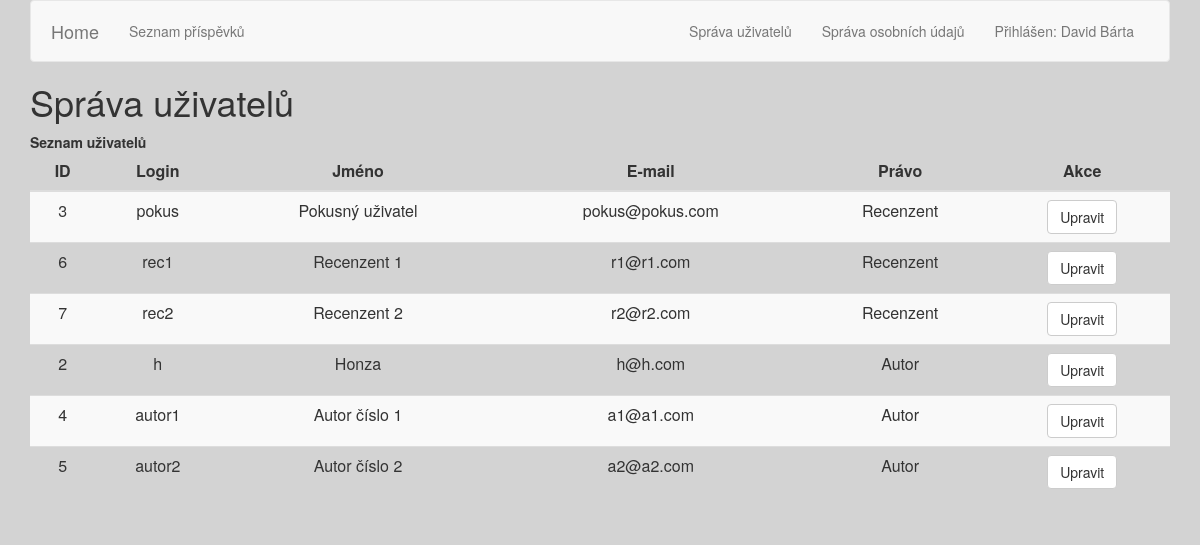
/user-management.php (signed in), run on the app's committed database.
### tables this page shows
CREATE TABLE IF NOT EXISTS `uzivatele` (
  `iduzivatel` INT NOT NULL AUTO_INCREMENT,
  `jmeno` VARCHAR(60) NOT NULL,
  `login` VARCHAR(30) NOT NULL,
  `heslo` VARCHAR(255) NOT NULL,
  `email` VARCHAR(35) NOT NULL,
  `idprava` INT NOT NULL DEFAULT 3,
  PRIMARY KEY (`iduzivatel`),
  INDEX `fk_uzivatele_prava_idx` (`idprava` ASC),
  CONSTRAINT `fk_uzivatele_prava`
    FOREIGN KEY (`idprava`)
    REFERENCES `prava` (`idprava`)
    ON DELETE NO ACTION
    ON UPDATE NO ACTION);

CREATE TABLE IF NOT EXISTS `prava` (
  `idprava` INT NOT NULL,
  `nazev` VARCHAR(20) NOT NULL,
  `vaha` INT(2) NOT NULL,
  PRIMARY KEY (`idprava`));

### settings.inc.php (called while the page is built, shortened)
<?php
    $db_server = "localhost";
    $db_name = "db1_web";
    $db_user = "root";
    $db_pass = "";
?>

### database.class.php (called while the page is built, shortened)
<?php
include_once("settings.inc.php");
class Database {
    private $db;
    public function __construct(){
        global $db_server, $db_name, $db_user, $db_pass;
        $this->db = new PDO("mysql:host=$db_server;dbname=$db_name", $db_user, $db_pass);
        $this->db->setAttribute(PDO::ATTR_ERRMODE, PDO::ERRMODE_EXCEPTION);
        $this->db->query("SET NAMES utf8");
    }
    private function executeQuery($dotaz){
        $res = $this->db->query($dotaz);
        if (!$res) {
            $error = $this->db->errorInfo();
            echo $error[2];
            return null;
        } else {
            return $res;
        }
    }
    private function resultObjectToArray($obj){
        return $obj->fetchAll();
    }
    public function allUsersInfo(){
        $q = "SELECT * FROM uzivatele, prava
                WHERE prava.idprava = uzivatele.idprava;";
        $res = $this->executeQuery($q);
        $res = $this->resultObjectToArray($res);
        if($res != null && count($res)>0){
            return $res;
        } else {
            return null;
        }
    }
    public function isUserLogged(){
        return isset($_SESSION["user"]);
    }
}
?>

### user-management.php (the view, shortened to what this page needs)
<?php
    $title = "Správa uživatelů";
    include("zaklad.php");
    $PDOObj = head($title);
?>
<?php
    if(!$PDOObj->isUserLogged()){
?>
        <b>Tato strána je dostupná pouze přihlášeným uživatelům.</b>
<?php
    } else {
        if($_SESSION["user"]["idprava"]!=1){
?>
        <b>Správu uživatelů mohou provádět pouze uživatelé s právem Administrátor.</b>
<?php
        } else {
            $users = $PDOObj->allUsersInfo();
            if(count($users) > 1) {
?>
                <b>Seznam uživatelů</b>
                <table class="table table-striped">
                    <thead class="myThead">
                        <tr><th>ID</th><th>Login</th><th>Jméno</th><th>E-mail</th><th>Právo</th><th>Akce</th></tr>
                    </thead>
<?php
                foreach($users as $u){
                    if($u["iduzivatel"]!=$_SESSION["user"]["iduzivatel"]){
                        echo "<tr><td>$u[iduzivatel]</td><td>$u[login]</td><td>$u[jmeno]</td><td>$u[email]</td><td>$u[nazev]</td>
                                <td>
                                    <a class='btn btn-default' href='index.php?page=13&uzivatel=$u[iduzivatel]'>Upravit</a>
                                </td>
                              </tr>";
                    }
                }
?>
                </table>
<?php
            } else {
                echo "<b>Nebyl nalezen žádný jiný registrovaný uživatel!</b><br><br>";
            }
        }
    }
?>
<?php
    foot();
?>

### zaklad.php (shortened to what this page needs)
<?php
function head($title=""){
    include("database.class.php");
    $PDOObj = new Database();
?>
<!doctype>
<html lang="cs">
    <head>
        <link type="text/css" rel="stylesheet" href="https://maxcdn.bootstrapcdn.com/font-awesome/4.7.0/css/font-awesome.min.css">
        <link type="text/css" rel="stylesheet" href="css/bootstrap.min.css">
        <link type="text/css" rel="stylesheet" href="css/styles.css">
    </head>
    <body>
        <div class="container">
            <nav class="navbar navbar-default">
                <div class="container-fluid">
                    <div class="navbar-header">
                        <a class="navbar-brand" href="index.php?page=0">Home</a>
                    </div>
                    <div class="collapse navbar-collapse" id="bs-example-navbar-collapse-1">
                        <ul class="nav navbar-nav navbar-left">
<?php
                        if($PDOObj->isUserLogged()) {
                                ?><li><a href="index.php?page=5">Seznam příspěvků</a></li><?php
                                ?><li><a href="index.php?page=7">Příspěvky k posouzení</a></li><?php
                            if($_SESSION["user"]["idprava"] == 1) {
                                ?><li><a href="index.php?page=10">Seznam příspěvků</a></li><?php
                            }
                        }
?>
                        </ul>
                        <ul class="nav navbar-nav navbar-right">
<?php
                        if($PDOObj->isUserLogged()) {
                            if($_SESSION["user"]["idprava"] == 1) {
?>
                                <li><a href="index.php?page=4">Správa uživatelů</a></li>
<?php
                            }
?>
                            <li><a href="index.php?page=3">Správa osobních údajů</a></li>
                            <li><a href="index.php?page=1"><?php echo"Přihlášen: ".$_SESSION["user"]["jmeno"]?></a></li>
<?php
                        } else {
?>
                            <li><a href="index.php?page=1">Přihlásit</a></li>
<?php
                        }
?>
                       </ul>
                    </div>
                </div>
            </nav>
            <h1><?php echo $title; ?></h1>
            <div>
 <?php
      return $PDOObj;
}
function foot(){
                ?>
            </div>
        </div>
    </body>
</html>
<?php
}
?>

### css/styles.css (style rules this page uses)
body { background-color: lightgray; }
nav { background-color: darkblue; margin-bottom: 10px; padding: 5px; color:lightgray; }
nav a { color: aliceblue; padding: 5px; }
.table { text-align: center; }
th { text-align: center; }

### data on the page
uzivatele: iduzivatel "3", login "pokus", jmeno "Pokusný uživatel", email "pokus@pokus.com", idprava.nazev "Recenzent"
uzivatele: iduzivatel "6", login "rec1", jmeno "Recenzent 1", email "r1@r1.com", idprava.nazev "Recenzent"
uzivatele: iduzivatel "7", login "rec2", jmeno "Recenzent 2", email "r2@r2.com", idprava.nazev "Recenzent"
uzivatele: iduzivatel "2", login "h", jmeno "Honza", email "h@h.com", idprava.nazev "Autor"
uzivatele: iduzivatel "4", login "autor1", jmeno "Autor číslo 1", email "a1@a1.com", idprava.nazev "Autor"
uzivatele: iduzivatel "5", login "autor2", jmeno "Autor číslo 2", email "a2@a2.com", idprava.nazev "Autor"

### other printed values
$_SESSION["user"]["jmeno"] "David Bárta"
$title "Správa uživatelů"
